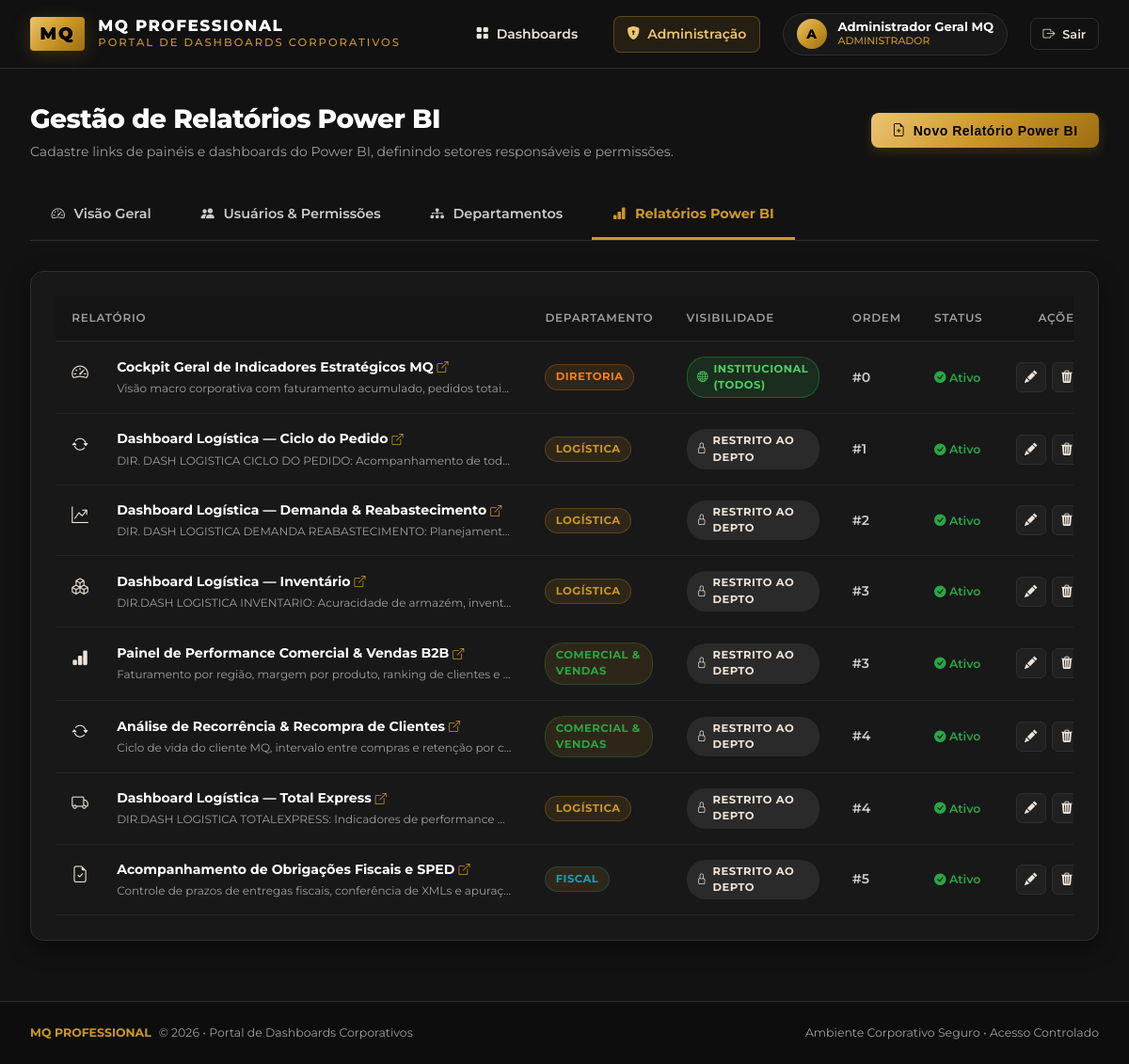
Page /admin/reports (signed in) on the earlier database version.
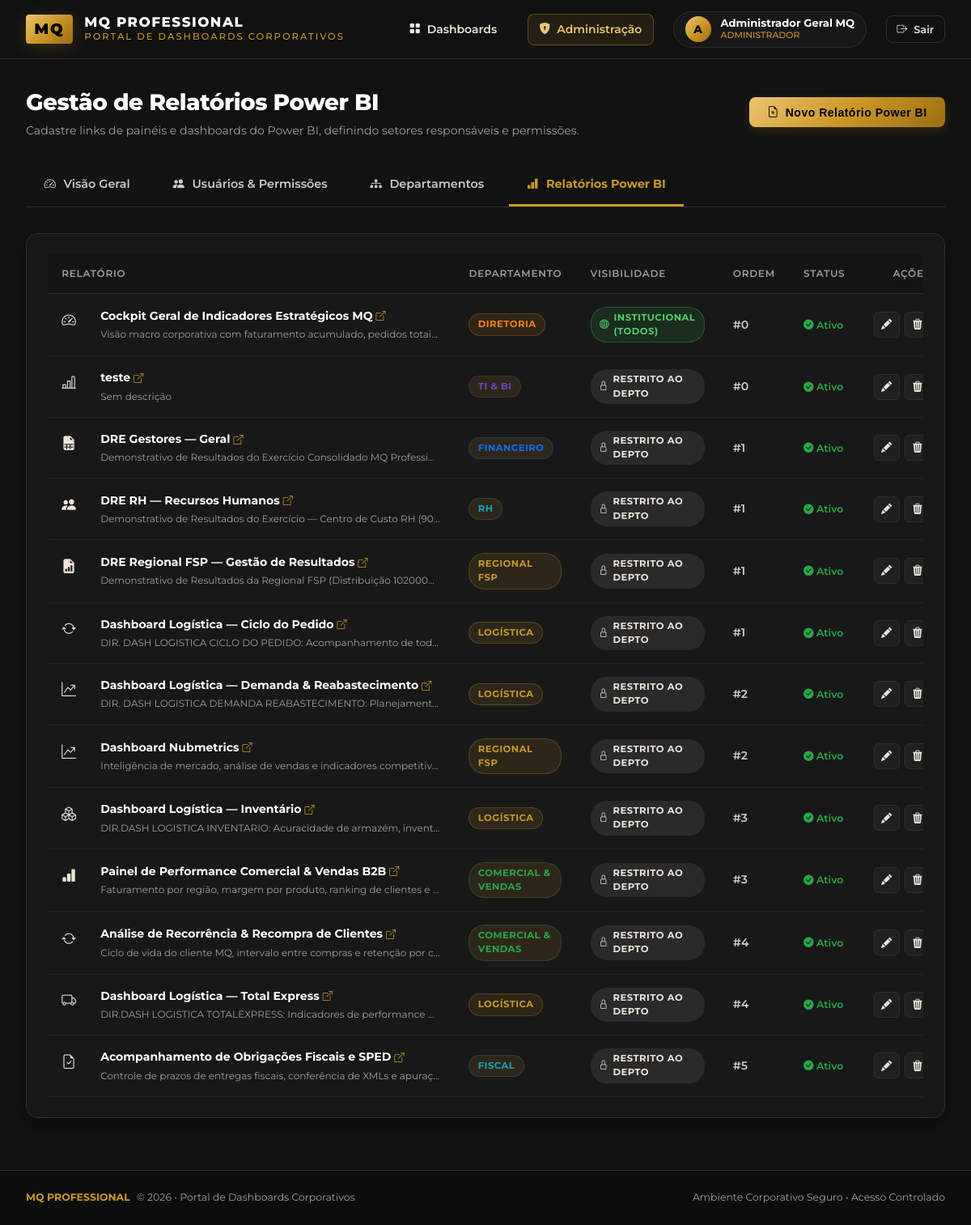
Same page on the later database version.
### tables this page shows
CREATE TABLE reports (
        id INTEGER PRIMARY KEY AUTOINCREMENT,
        title TEXT NOT NULL,
        description TEXT,
        department_id INTEGER NOT NULL,
        embed_url TEXT NOT NULL,
        icon TEXT DEFAULT 'bi-bar-chart-line',
        is_public INTEGER DEFAULT 0, -- 1 se visível para todos os usuários logados
        display_order INTEGER DEFAULT 0,
        active INTEGER DEFAULT 1,
        created_at DATETIME DEFAULT CURRENT_TIMESTAMP,
        FOREIGN KEY (department_id) REFERENCES departments (id) ON DELETE CASCADE
    );

CREATE TABLE departments (
        id INTEGER PRIMARY KEY AUTOINCREMENT,
        name TEXT NOT NULL,
        code TEXT UNIQUE NOT NULL,
        description TEXT,
        icon TEXT DEFAULT 'bi-folder',
        color TEXT DEFAULT '#CB9727',
        created_at DATETIME DEFAULT CURRENT_TIMESTAMP
    );

### app.py (the view, shortened to what this page needs)
@app.route('/admin/reports', methods=['GET', 'POST'])
@admin_required
def admin_reports():
    reports = list_all_reports()
    departments = list_all_departments()
    return render_template('admin/reports.html', reports=reports, departments=departments)

### app.py (called while the page is built)
def admin_required(f):
    @wraps(f)
    def decorated_function(*args, **kwargs):
        if 'user_id' not in session:
            flash('Por favor, faça login para acessar esta área.', 'warning')
            return redirect(url_for('login', next=request.url))
        if session.get('role') != 'admin':
            flash('Acesso restrito. Você não possui privilégios de Administrador.', 'danger')
            return redirect(url_for('portal'))
        return f(*args, **kwargs)
    return decorated_function

@app.context_processor
def inject_globals():
    return {
        'current_user': {
            'id': session.get('user_id'),
            'username': session.get('username'),
            'name': session.get('name'),
            'role': session.get('role'),
            'is_admin': session.get('role') == 'admin'
        } if 'user_id' in session else None,
        'resolve_url': resolve_embed_url
    }

### database.py (called while the page is built)
def get_db():
    conn = sqlite3.connect(Config.DATABASE)
    conn.row_factory = sqlite3.Row
    conn.execute("PRAGMA foreign_keys = ON;")
    return conn

### templates/admin/reports.html (shortened to what the changed rows need)
{% extends "base.html" %}
{% block extra_css %}
<link rel="stylesheet" href="{{ url_for('static', filename='css/admin.css') }}">
{% endblock %}
{% block content %}
<div class="admin-header">
    <div class="admin-title-group">
        <h1>Gestão de Relatórios Power BI</h1>
    </div>
</div>
<div class="admin-card">
    <div class="mq-table-responsive">
        <table class="mq-table">
            <thead>
                <tr>
                    <th>Relatório</th>
                    <th>Departamento</th>
                    <th>Visibilidade</th>
                    <th>Ordem</th>
                    <th>Status</th>
                    <th style="text-align: right;">Ações</th>
                </tr>
            </thead>
            <tbody>
                {% for r in reports %}
                <tr>
                    <td>
                        <div style="display: flex; align-items: center; gap: 0.75rem;">
                            <div class="report-icon-box" style="width: 36px; height: 36px; font-size: 1.1rem; border-radius: 6px;">
                                <i class="bi {{ r.icon }}"></i>
                            </div>
                            <div>
                                <a href="{{ url_for('view_report', report_id=r.id) }}" style="font-weight: 700; color: var(--mq-white); text-decoration: none;" target="_blank">
                                    {{ r.title }} <i class="bi bi-box-arrow-up-right" style="font-size: 0.75rem; color: var(--mq-gold);"></i>
                                </a>
                                <p style="font-size: 0.75rem; color: var(--mq-gray-muted); margin-top: 0.2rem; max-width: 420px; white-space: nowrap; overflow: hidden; text-overflow: ellipsis;">
                                    {{ r.description or 'Sem descrição' }}
                                </p>
                            </div>
                        </div>
                    </td>
                    <td>
                        <span class="mq-badge" style="background: rgba(203, 151, 39, 0.12); color: {{ r.department_color }}; border: 1px solid {{ r.department_color }}44;">
                            {{ r.department_name }}
                        </span>
                    </td>
                    <td>
                        {% if r.is_public %}
                            <span class="mq-badge mq-badge-public"><i class="bi bi-globe"></i> Institucional (Todos)</span>
                        {% else %}
                            <span class="mq-badge" style="background: rgba(255, 255, 255, 0.08); color: var(--mq-creme-2);"><i class="bi bi-lock"></i> Restrito ao Depto</span>
                        {% endif %}
                    </td>
                    <td style="font-weight: 600; color: var(--mq-gray-light);">
                        #{{ r.display_order }}
                    </td>
                    <td>
                        {% if r.active %}
                            <span style="color: var(--mq-success); font-weight: 600; font-size: 0.78rem;"><i class="bi bi-check-circle-fill"></i> Ativo</span>
                        {% else %}
                            <span style="color: var(--mq-danger); font-weight: 600; font-size: 0.78rem;"><i class="bi bi-x-circle-fill"></i> Oculto</span>
                        {% endif %}
                    </td>
                    <td style="text-align: right;">
                        <div class="table-action-btns" style="justify-content: flex-end;">
                            <button type="button" class="btn-icon-action" title="Editar Relatório"
                                    onclick='editReport({{ r | tojson }})'>
                                <i class="bi bi-pencil-fill"></i>
                            </button>
                            <form method="POST" action="{{ url_for('admin_reports') }}" onsubmit="return confirm('Deseja realmente remover este relatório?');" style="display: inline;">
                                <button type="submit" class="btn-icon-action delete" title="Excluir Relatório">
                                    <i class="bi bi-trash3-fill"></i>
                                </button>
                            </form>
                        </div>
                    </td>
                </tr>
                {% endfor %}
            </tbody>
        </table>
    </div>
</div>
{% endblock %}

Differences in the rows shown:
added reports: title "teste", description "Sem descrição", department_name "TI & BI", is_public 0 (drawn), display_order "0", active 1 (drawn)
added reports: title "DRE Gestores — Geral", description "Demonstrativo de Resultados do Exercício Consolidado MQ Professi…", department_name "FINANCEIRO", is_public 0 (drawn), display_order "1", active 1 (drawn)
added reports: title "DRE RH — Recursos Humanos", description "Demonstrativo de Resultados do Exercício — Centro de Custo RH (90…", department_name "RH", is_public 0 (drawn), display_order "1", active 1 (drawn)
added reports: title "DRE Regional FSP — Gestão de Resultados", description "Demonstrativo de Resultados da Regional FSP (Distribuição 102000…", department_name "REGIONAL FSP", is_public 0 (drawn), display_order "1", active 1 (drawn)
added reports: title "Dashboard Nubmetrics", description "Inteligência de mercado, análise de vendas e indicadores competitiv…", department_name "REGIONAL FSP", is_public 0 (drawn), display_order "2", active 1 (drawn)
